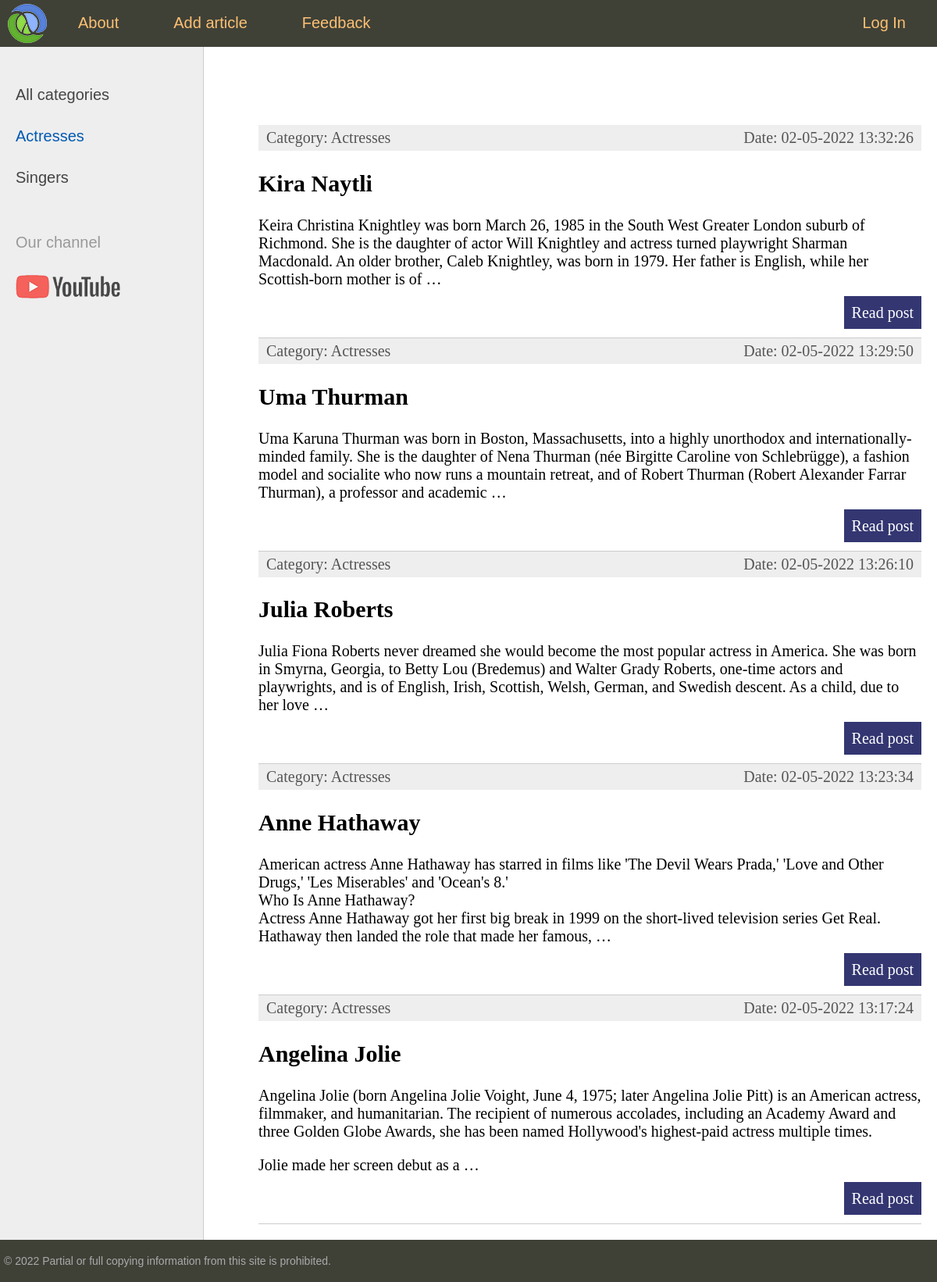
Page /category/1/ on the committed database.
### women/models.py (models this page shows, shortened)
class Category(models.Model):
    name = models.CharField(max_length=100, db_index=True, verbose_name='Category')
    def __str__(self):
        return self.name
    def get_absolute_url(self):
        return reverse('category', kwargs={'cat_id': self.pk})
    class Meta:
        verbose_name = 'Category'
        verbose_name_plural = 'Categories'
        ordering = ['id']

class Women(models.Model):
    title = models.CharField(max_length=255)
    content = models.TextField(blank=True)
    photo = models.ImageField(upload_to="photos/%Y/%m/%d/")
    time_create = models.DateTimeField(auto_now_add=True)
    time_update = models.DateTimeField(auto_now=True)
    is_published = models.BooleanField(default=True)
    cat = models.ForeignKey('Category', on_delete=models.PROTECT, null=True)
    def get_absolute_url(self):
        return reverse('post', kwargs={'post_id': self.pk})
    class Meta:
        verbose_name = 'Famous women'
        verbose_name_plural = 'Famous women'
        ordering = ['-time_create', 'title']

### women/views.py (the view)
# urls.py: path('category/<int:cat_id>/', show_category, name='category'),
def show_category(request, cat_id):
    posts = Women.objects.filter(cat_id=cat_id)
    cats = Category.objects.all()
    if len(posts) == 0:
        raise Http404
    send_parameters = {
        'posts': posts,
        'cats': cats,
        'menu': menu,
        'title': 'Display by category',
        'cat_selected': cat_id
    }
    return render(request, 'women/index.html', context=send_parameters)

### women/templates/women/index.html (shortened to what this page needs)
{% extends 'women/base.html' %}
{% block content %}
<ul class="list-articles">
	{% for post in posts %}
			<li><div class="article-panel">
	<p class="first">Category: {{ post.cat }}</p>
	<p class="last">Date: {{ post.time_update | date:"d-m-Y H:i:s" }}</p>
</div>
				<h2>{{post.title}}</h2>
	{% autoescape on %}
	{{ post.content | linebreaks | truncatewords:50 }}
	{% endautoescape %}
			<p class="link-read-post"><a href="{{ post.get_absolute_url }}">Read post</a></p>
			</li>
	{% endfor %}
</ul>
{% endblock %}

### women/templates/women/base.html (shortened to what this page needs)
{% load static %}
<!DOCTYPE html>
<html>
<head>
	<link type="text/css" href="{% static 'women/css/styles.css' %}" rel="stylesheet" />
</head>
<body>
<table class="table-page" border=0 cellpadding="0" cellspacing="0">
<tr><td valign=top>
{% block mainmenu %}
		<div class="header">
			<ul id="mainmenu" class="mainmenu">
			<li class="logo"><a href="{% url 'home' %}"><div class="logo"></div></a></li>
{% for m in menu %}
	{% if not forloop.last %}
			<li><a href="{% url m.url_name %}">{{m.title}}</a></li>
	{% else %}
			<li class="last"><a href="{% url m.url_name %}">{{m.title}}</a></li>
	{% endif %}
{% endfor %}
			</ul>
		</div>
{% endblock mainmenu %}
<table class="table-content" border=0 cellpadding="0" cellspacing="0">
<tr>
	<td valign="top" class="left-chapters">
	<ul id="leftchapters">
{% if cat_selected == 0 %}
		<li class="selected">All categories</li>
{% else %}
		<li><a href="{% url 'home' %}">All categories</a></li>
{% endif %}
{% for cat in cats %}
	{% if cat.pk == cat_selected %}
		<li class="selected">{{cat.name}}</li>
	{% else %}
		<li><a href="{{ cat.get_absolute_url }}">{{cat.name}}</a></li>
	{% endif %}
{% endfor %}
		<li class="share">
		<p>Our channel</p>
		<a class="share-yt" href="https://www.youtube.com/watch?v=dQw4w9WgXcQ&ab_channel=RickAstley" target="_blank" rel="nofollow"></a>
		</li>
	</ul>
</td>
<td valign="top" class="content">
	<div class="content-text">
{% block content %}
{% endblock %}
	</div>
</td></tr></table>
</td></tr>
<tr><td valign=top>
	<div id="footer">
		<p>&copy; 2022 Partial or full copying information from this site is prohibited.</p>
	</div>
</td></tr></table>
</body>
</html>

### women/static/women/css/styles.css (style rules this page uses)
html, body { font-family: 'Arial'; margin: 0; padding: 0; height: 100%; width: 100%; color: #444; }
a { color: #0059b2; text-decoration: none; }
p.link-read-post { text-align: right; }
p.link-read-post a { padding: 10px; min-width: 100px; background: #333671; color: #fff; text-decoration: none; }
div.article-panel { background: #eee; padding: 5px 10px 5px 10px; box-sizing: border-box; overflow: hidden; color: #555; }
div.article-panel p.first { margin: 0; float: left; }
div.article-panel p.last { margin: 0; float: right; }
ul.list-articles { list-style: none; margin: 0; padding: 0; }
ul.list-articles li { border-bottom: 1px solid #ccc; }
.table-page { width: 100%; height: 100%; vertical-align: top; }
.table-page tr { height: 100%; }
.header { background: #3F4137; height: 60px; }
.logo { background: url('../images/logo.png') no-repeat 10px 5px; width: 70px; height: 60px; }
ul.mainmenu { list-style: none; margin: 0; padding: 0; height: 60px; color: #fdc073; font-size: 20px; overflow: hidden; }
ul.mainmenu li { float: left; margin: 18px 40px 0 30px; }
ul.mainmenu li.logo { margin: 0; }
ul.mainmenu li.last { float: right; }
ul.mainmenu li a { color: #fdc073; text-decoration: none; }
.table-content { width: 100%; min-height: 100%; height: 100%; }
.left-chapters { margin: 0; background: #eee; border-right: 1px solid #ccc; min-height: 100%; }
.left-chapters ul { width: 230px; min-height: 100%; margin: 0; padding: 20px 10px 10px 20px; list-style: none; font-size: 20px; }
.left-chapters ul li { margin: 30px 0 0 0; color: #999; }
.left-chapters ul li.selected { color: #0059b2; }
.left-chapters ul li a { color: #444; text-decoration: none; }
.left-chapters ul li.share { margin: 60px 0 0 0; }
.left-chapters ul li.share p { margin: 30px 0 30px 0; }
.left-chapters ul li.share a { display: inline-block; width: 40px; height: 40px; margin: 0 20px 0 0; }
.left-chapters ul li.share a.share-yt { width: 100%; height: 30px; background: url('../images/share_yt.png') no-repeat 0 0 }
.content { padding: 40px 20px 20px 40px; width: 100%; box-sizing: border-box; }
.content-text { margin: 60px 0 0 30px; color: #000; font-size: 20px; font-family: Yandex Sans Display Light; }
#footer { box-sizing: border-box; background: #3F4137; padding: 5px; color: #aaa; font-size: 14px; font-family: Verdana, Geneva, Arial, Helvetica; text-align: left; overflow: hidden; }

### rows in the picture
Category: name "Actresses"
Category: name "Singers"
Women: cat "Actresses", time_update "02-05-2022 13:32:26", title "Kira Naytli", content "Keira Christina Knightley was born March 26, 1985 in the South West Greater London suburb of Richmond. She is the daughter of actor Will Knightley and actress turned playwright Sharman Macdonald. An older brother, Caleb Knightley, was born in 1979. Her father is English, while her Scottish-born mother is of …"
Women: cat "Actresses", time_update "02-05-2022 13:29:50", title "Uma Thurman", content "Uma Karuna Thurman was born in Boston, Massachusetts, into a highly unorthodox and internationally-minded family. She is the daughter of Nena Thurman (née Birgitte Caroline von Schlebrügge), a fashion model and socialite who now runs a mountain retreat, and of Robert Thurman (Robert Alexander Farrar Thurman), a professor and academic …"
Women: cat "Actresses", time_update "02-05-2022 13:26:10", title "Julia Roberts", content "Julia Fiona Roberts never dreamed she would become the most popular actress in America. She was born in Smyrna, Georgia, to Betty Lou (Bredemus) and Walter Grady Roberts, one-time actors and playwrights, and is of English, Irish, Scottish, Welsh, German, and Swedish descent. As a child, due to her love …"
Women: cat "Actresses", time_update "02-05-2022 13:23:34", title "Anne Hathaway", content "American actress Anne Hathaway has starred in films like 'The Devil Wears Prada,' 'Love and Other Drugs,' 'Les Miserables' and 'Ocean's 8.' Who Is Anne Hathaway? Actress Anne Hathaway got her first big break in 1999 on the short-lived television series Get Real. Hathaway then landed the role that made her famous, …"
Women: cat "Actresses", time_update "02-05-2022 13:17:24", title "Angelina Jolie", content "Angelina Jolie (born Angelina Jolie Voight, June 4, 1975; later Angelina Jolie Pitt) is an American actress, filmmaker, and humanitarian. The recipient of numerous accolades, including an Academy Award and three Golden Globe Awards, she has been named Hollywood's highest-paid actress multiple times. Jolie made her screen debut as a …"

### other values in the picture
{{ m.title }} "About" "Add article" "Feedback"
{{ m.title }} "Log In"
